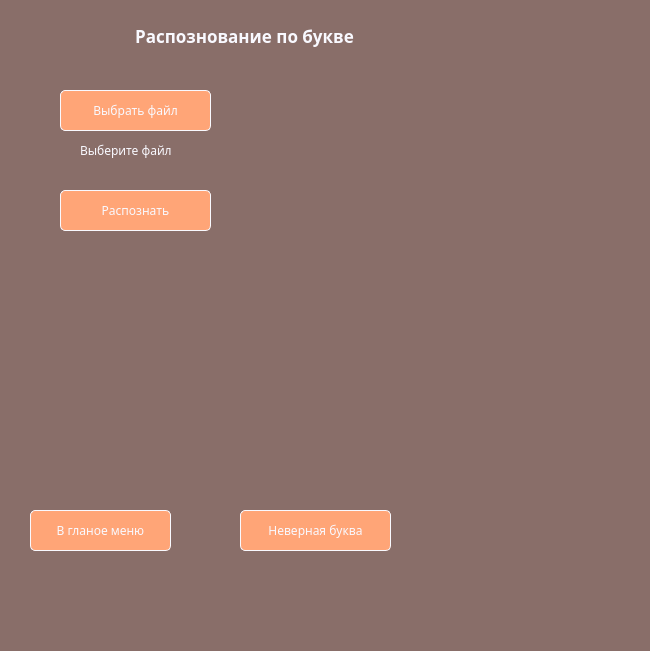
<?xml version="1.0" encoding="UTF-8"?>
<ui version="4.0">
 <class>MainWindow</class>
 <widget class="QMainWindow" name="MainWindow">
  <property name="geometry">
   <rect>
    <x>0</x>
    <y>0</y>
    <width>650</width>
    <height>651</height>
   </rect>
  </property>
  <property name="windowTitle">
   <string>MainWindow</string>
  </property>
  <property name="styleSheet">
   <string notr="true">background-color: #896e69;</string>
  </property>
  <widget class="QWidget" name="centralwidget">
   <property name="styleSheet">
    <string notr="true">background-color: #896e69;</string>
   </property>
   <widget class="QLabel" name="label">
    <property name="geometry">
     <rect>
      <x>4</x>
      <y>20</y>
      <width>481</width>
      <height>31</height>
     </rect>
    </property>
    <property name="font">
     <font>
      <family>Segoe Print</family>
      <pointsize>13</pointsize>
      <weight>75</weight>
      <bold>true</bold>
     </font>
    </property>
    <property name="styleSheet">
     <string notr="true">color: #f9f9ff;</string>
    </property>
    <property name="text">
     <string>Распознование по букве</string>
    </property>
    <property name="alignment">
     <set>Qt::AlignCenter</set>
    </property>
   </widget>
   <widget class="QPushButton" name="pushButton">
    <property name="geometry">
     <rect>
      <x>60</x>
      <y>90</y>
      <width>151</width>
      <height>41</height>
     </rect>
    </property>
    <property name="font">
     <font>
      <family>Segoe Print</family>
     </font>
    </property>
    <property name="styleSheet">
     <string notr="true">background-color:#ffa577;color: #f9f9ff; border-color: #f9f9ff;border-width: 1px;border-style: solid;border-radius:5px;</string>
    </property>
    <property name="text">
     <string>Выбрать файл</string>
    </property>
   </widget>
   <widget class="QLabel" name="label_2">
    <property name="geometry">
     <rect>
      <x>80</x>
      <y>140</y>
      <width>111</width>
      <height>20</height>
     </rect>
    </property>
    <property name="font">
     <font>
      <family>Segoe Print</family>
     </font>
    </property>
    <property name="styleSheet">
     <string notr="true">color: #f9f9ff;</string>
    </property>
    <property name="text">
     <string>Выберите файл</string>
    </property>
   </widget>
   <widget class="QPushButton" name="pushButton_2">
    <property name="geometry">
     <rect>
      <x>60</x>
      <y>190</y>
      <width>151</width>
      <height>41</height>
     </rect>
    </property>
    <property name="font">
     <font>
      <family>Segoe Print</family>
     </font>
    </property>
    <property name="styleSheet">
     <string notr="true">background-color:#ffa577;color: #f9f9ff; border-color: #f9f9ff;border-width: 1px;border-style: solid;border-radius:5px;</string>
    </property>
    <property name="text">
     <string>Распознать</string>
    </property>
   </widget>
   <widget class="QLabel" name="label_3">
    <property name="geometry">
     <rect>
      <x>60</x>
      <y>260</y>
      <width>531</width>
      <height>211</height>
     </rect>
    </property>
    <property name="font">
     <font>
      <family>Segoe Print</family>
      <pointsize>8</pointsize>
     </font>
    </property>
    <property name="styleSheet">
     <string notr="true">color: #f9f9ff;</string>
    </property>
    <property name="text">
     <string/>
    </property>
   </widget>
   <widget class="QPushButton" name="pushButton_3">
    <property name="geometry">
     <rect>
      <x>240</x>
      <y>510</y>
      <width>151</width>
      <height>41</height>
     </rect>
    </property>
    <property name="font">
     <font>
      <family>Segoe Print</family>
     </font>
    </property>
    <property name="styleSheet">
     <string notr="true">background-color:#ffa577;color: #f9f9ff; border-color: #f9f9ff;border-width: 1px;border-style: solid;border-radius:5px;</string>
    </property>
    <property name="text">
     <string>Неверная буква</string>
    </property>
   </widget>
   <widget class="QPushButton" name="pushButton_5">
    <property name="geometry">
     <rect>
      <x>30</x>
      <y>510</y>
      <width>141</width>
      <height>41</height>
     </rect>
    </property>
    <property name="font">
     <font>
      <family>Segoe Print</family>
     </font>
    </property>
    <property name="styleSheet">
     <string notr="true">background-color:#ffa577;color: #f9f9ff; border-color: #f9f9ff;border-width: 1px;border-style: solid;border-radius:5px;</string>
    </property>
    <property name="text">
     <string>В гланое меню</string>
    </property>
   </widget>
  </widget>
  <widget class="QMenuBar" name="menubar">
   <property name="geometry">
    <rect>
     <x>0</x>
     <y>0</y>
     <width>650</width>
     <height>26</height>
    </rect>
   </property>
  </widget>
  <widget class="QStatusBar" name="statusbar"/>
 </widget>
 <resources/>
 <connections/>
</ui>
